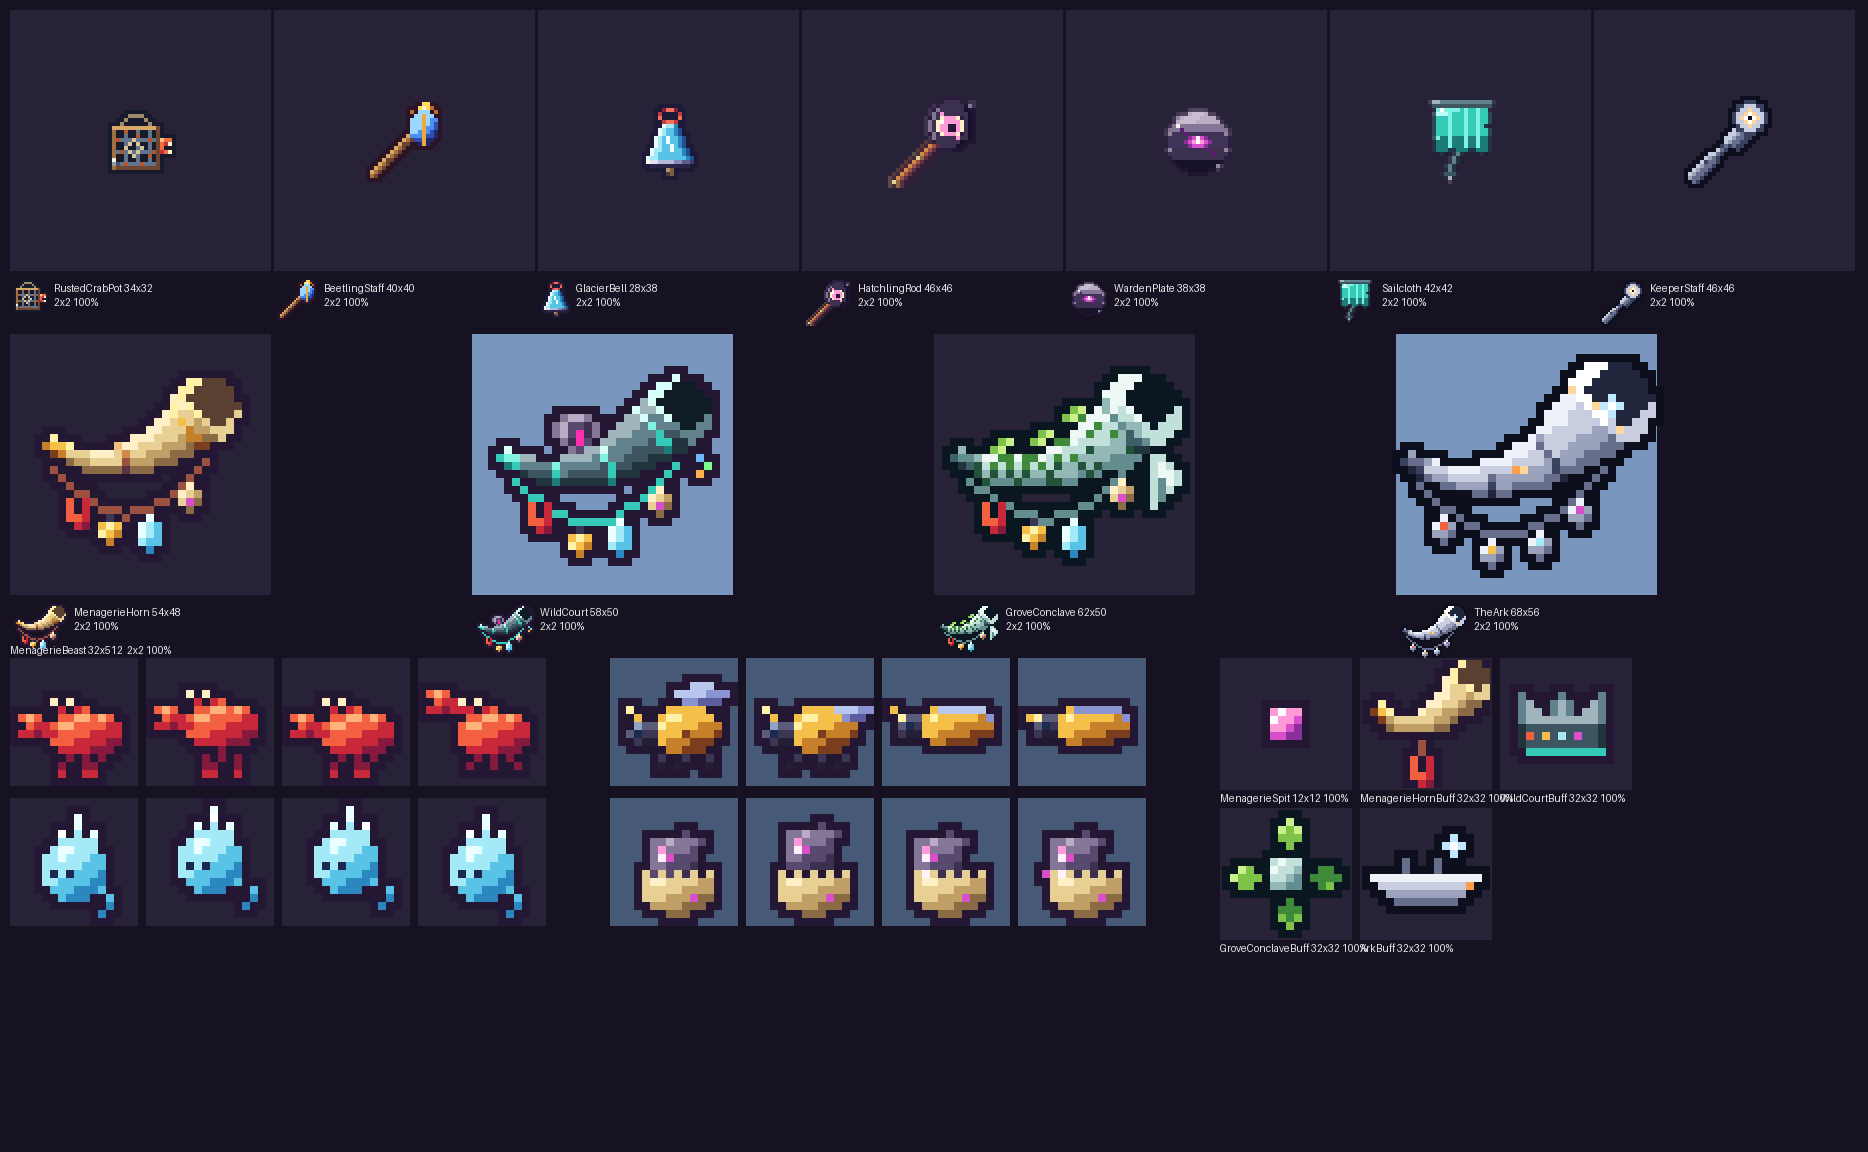

This chart was generated by the following Python code:
"""Contact sheet of the summon tree (Menagerie), for inspection only:

    uv run --with pillow --python 3.12 python Art/trees/preview_summon.py

Row 1: the four ingredient summons. Row 2: the four horns at 4x on dark and light ground,
with the 1x sprite and the share of aligned 2x2 blocks that are one colour (must be 100%).
Row 3: the beast sheet split into its four forms (frames side by side), the spit, the buffs.
"""
from pathlib import Path
from PIL import Image, ImageDraw

ROOT = Path(__file__).resolve().parents[2]
W = ROOT / "Content/Items/Weapons"
T = W / "Trees/Summon"
P = ROOT / "Content/Projectiles/Trees/Summon"
B = ROOT / "Content/Buffs/Trees"
ING = [W / "Shellback/RustedCrabPot.png", W / "Scarab/BeetlingStaff.png", W / "Rime/GlacierBell.png",
       W / "HatchlingRod.png", W / "WardenPlate.png", W / "Sailcloth.png", W / "KeeperStaff.png"]
NODES = [T / "MenagerieHorn.png", T / "WildCourt.png", T / "GroveConclave.png", T / "TheArk.png"]


def aligned(im):
    px = im.load()
    total = same = 0
    for y in range(0, im.height - 1, 2):
        for x in range(0, im.width - 1, 2):
            c = {px[x, y], px[x + 1, y], px[x, y + 1], px[x + 1, y + 1]}
            if all(p[3] == 0 for p in c):
                continue
            total += 1
            same += len(c) == 1
    return 100.0 * same / max(1, total)


S = 4
CELL = 66 * S
sheet = Image.new("RGBA", (CELL * 7 + 20, CELL * 3 + 360), (22, 18, 34, 255))
d = ImageDraw.Draw(sheet)


def put(p, x0, y0, scale, bg):
    d.rectangle([x0, y0, x0 + CELL - 4, y0 + CELL - 4], fill=bg)
    if not p.exists():
        d.text((x0 + 4, y0 + 4), "missing", fill=(255, 80, 80, 255))
        return
    im = Image.open(p).convert("RGBA")
    big = im.resize((im.width * scale, im.height * scale), Image.NEAREST)
    sheet.alpha_composite(big, (x0 + (CELL - big.width) // 2, y0 + (CELL - big.height) // 2))
    sheet.alpha_composite(im, (x0 + 4, y0 + CELL + 6))
    d.text((x0 + im.width + 10, y0 + CELL + 8), f"{p.stem} {im.width}x{im.height}", fill=(230, 230, 230, 255))
    d.text((x0 + im.width + 10, y0 + CELL + 22), f"2x2 {aligned(im):.0f}%", fill=(230, 230, 230, 255))


for c, p in enumerate(ING):
    put(p, 10 + c * CELL, 10, 2, (40, 34, 56, 255))
for c, p in enumerate(NODES):
    put(p, 10 + int(c * CELL * 1.75), 10 + CELL + 60, S, (40, 34, 56, 255) if c % 2 == 0 else (120, 150, 190, 255))

# beasts: 16 frames of 32x32, split into four rows of four, 4x
y0 = 10 + 2 * (CELL + 60)
beast = Image.open(P / "MenagerieBeast.png").convert("RGBA")
d.text((10, y0 - 14), f"MenagerieBeast {beast.width}x{beast.height}  2x2 {aligned(beast):.0f}%", fill=(230, 230, 230, 255))
for form in range(4):
    for f in range(4):
        fr = beast.crop((0, (form * 4 + f) * 32, 32, (form * 4 + f + 1) * 32)).resize((128, 128), Image.NEAREST)
        x = 10 + f * 136 + (form % 2) * 600
        y = y0 + (form // 2) * 140
        d.rectangle([x, y, x + 127, y + 127], fill=(40, 34, 56, 255) if form % 2 == 0 else (70, 90, 120, 255))
        sheet.alpha_composite(fr, (x, y))
xb = 1220
for i, p in enumerate([P / "MenagerieSpit.png", B / "MenagerieHornBuff.png", B / "WildCourtBuff.png",
                       B / "GroveConclaveBuff.png", B / "ArkBuff.png"]):
    im = Image.open(p).convert("RGBA")
    big = im.resize((im.width * 4, im.height * 4), Image.NEAREST)
    x, y = xb + (i % 3) * 140, y0 + (i // 3) * 150
    d.rectangle([x, y, x + 131, y + 131], fill=(40, 34, 56, 255))
    sheet.alpha_composite(big, (x + (132 - big.width) // 2, y + (132 - big.height) // 2))
    d.text((x, y + 134), f"{p.stem} {im.width}x{im.height} {aligned(im):.0f}%", fill=(230, 230, 230, 255))

out = ROOT / "Art/trees/preview_summon.png"
sheet.save(out)
print(out)
